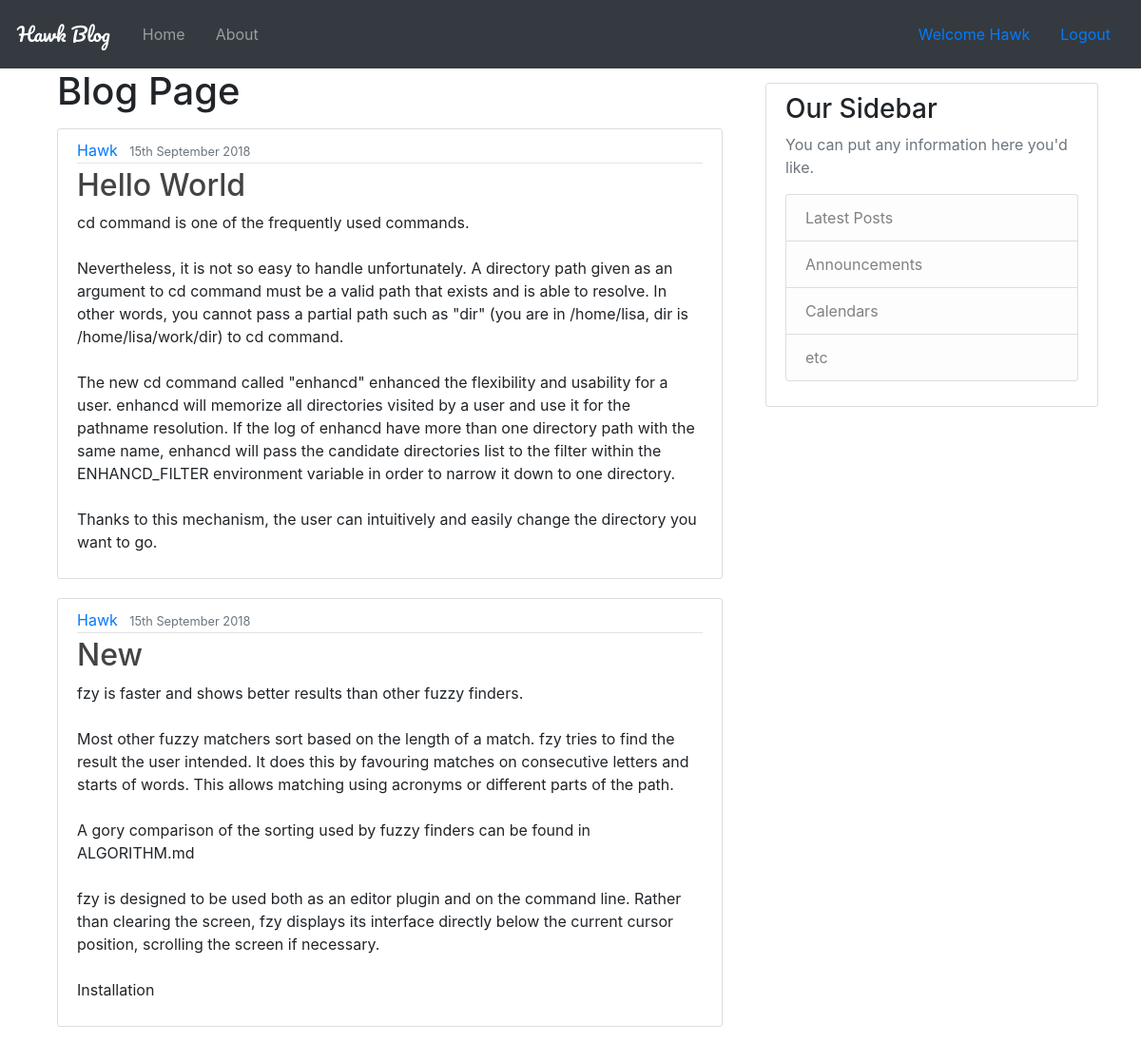
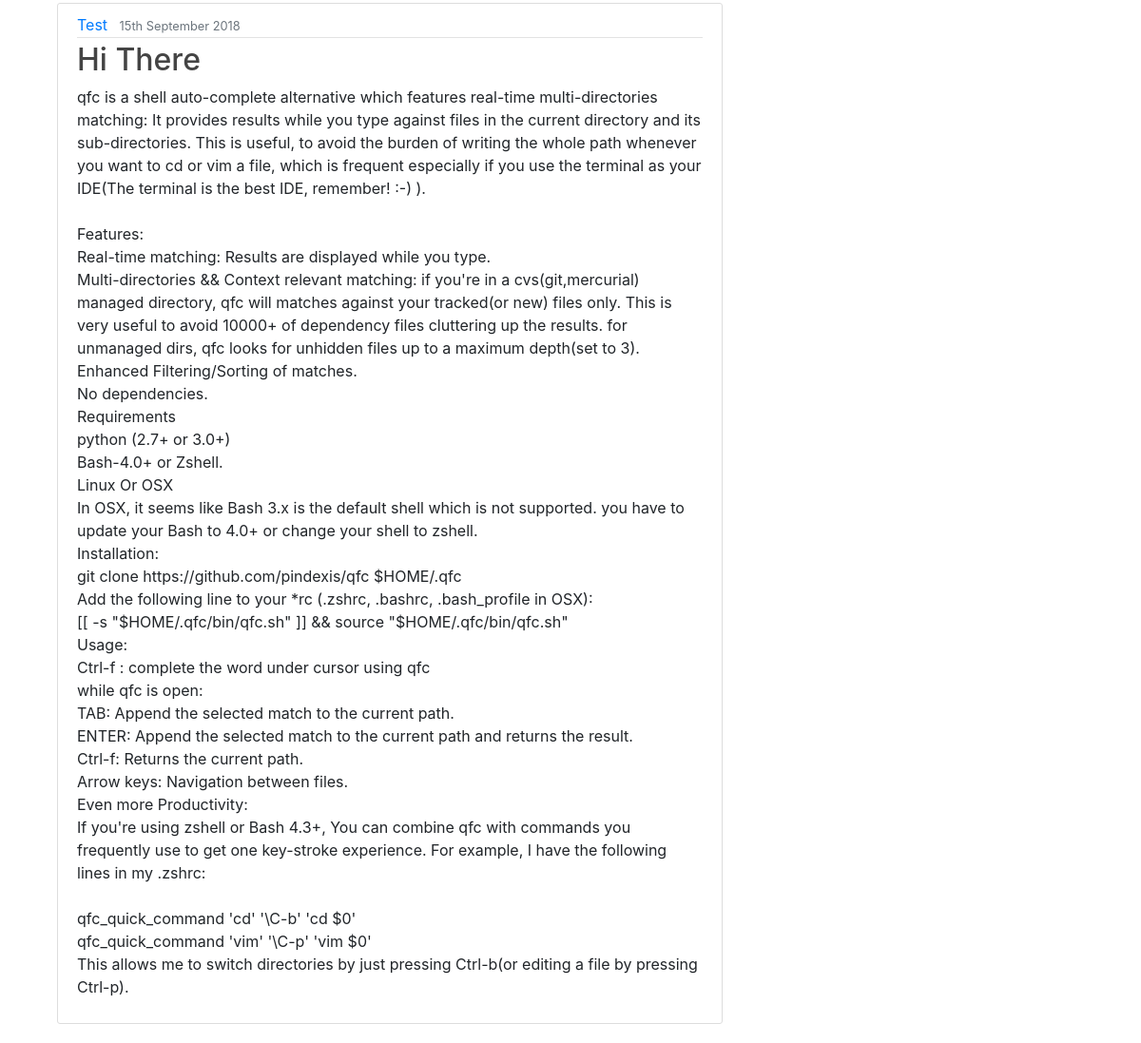
Page /blog/ (signed in) on the committed database (2 pictures, top to bottom).
### blog/models.py (models this page shows, shortened)
class Post(models.Model):
    title = models.CharField(max_length=100)
    content = models.TextField()
    date_posted = models.DateTimeField(default=timezone.now)
    author = models.ForeignKey(User, on_delete=models.CASCADE)

### blog/views.py (the view)
# urls.py: path('', views.index, name='blog-home'),
def index(request):
    my_dict = {'insert_me': "Welcome TO Blog Page"}
    get_ip(request)
    return render(request, 'blog/index.html', context=insert)

### blog/views.py (called while the page is built)
def get_ip(request):
    x_forwarded_for = request.META.get('HTTP_X_FORWARDED_FOR')
    if x_forwarded_for:
        ip = x_forwarded_for.split(',')[0]
    else:
        ip = request.META.get('REMOTE_ADDR')
    print(ip)
    return ip

### templates/blog/index.html
{%extends "blog/base.html"%}
{%block qp%}
<div class='container'>
    <h1>Blog Page</h1>
    <div>
    {%for i in posts%}
          <article class="media content-section">
          <div class="media-body">
            <div class="article-metadata">
              <a class="mr-2" href="#">{{ i.author|title }}</a>
              <small class="text-muted">{{ i.date_posted|date:"jS F Y"}}</small>
            </div>
            <h2><a class="article-title" href="#">{{ i.title|title }}</a></h2>
            <p class="article-content">{{ i.content }}</p>
          </div>
        </article>
    {% endfor %}
    </div>
</div>
{%endblock qp%}

### templates/blog/base.html (shortened to what this page needs)
<!DOCTYPE html>
{% load static %}
<html>
<head>
<link rel="stylesheet" href="{% static "/css/main.css" %}">
    <nav class="navbar navbar-expand-md navbar-dark fixed-top bg-dark">
      <a class="navbar-brand md-4" href='/'>
        <h7 id='Nav_title'>Hawk Blog</h7>
      </a>
      <div class="collapse navbar-collapse" id="navbarCollapse">
        <ul class="navbar-nav mr-auto">
          <li class="nav-item nav-link">
            <a class="nav-link" href="{%url 'blog-home'%}">Home <span class="sr-only">(current)</span></a>
          </li>
          <li class="nav-item nav-link">
            <a class="nav-link" href="{%url 'blog-about'%}">About</a>
          </li>
        </ul>
        {% if user.is_authenticated %}
          <a class="nav-item nav-link" href="{% url 'profile'%}">Welcome {{user.username|title}} </a>
          <a class="nav-item nav-link" href="{% url 'logout'%}">Logout</a>
        {%else%}
          <a class="nav-item nav-link" href="{% url 'login'%}">Login</a>
          <a class="nav-item nav-link" href="{%url 'user-register'%}">Sign up</a>
        {% endif %}
      </div>
    </nav>
<link rel="stylesheet" href="https://stackpath.bootstrapcdn.com/bootstrap/4.1.3/css/bootstrap.min.css">
</head>
<body>
<br>
<br>
<br>
<main role="main" class="container">
  <div class="row">
    <div class="col-md-8">
      {% block qp %}{% endblock %}
    </div>
    <div class="col-md-4">
      <div class="content-section">
        <h3>Our Sidebar</h3>
        <p class='text-muted'>You can put any information here you'd like.
          <ul class="list-group">
            <li class="list-group-item list-group-item-light">Latest Posts</li>
            <li class="list-group-item list-group-item-light">Announcements</li>
            <li class="list-group-item list-group-item-light">Calendars</li>
            <li class="list-group-item list-group-item-light">etc</li>
          </ul>
        </p>
      </div>
    </div>
  </div>
</main>
</body>
</html>

### static/css/main.css (style rules this page uses)
body { background: #fafafa; color: #333333; }
h1, h2, h3, h4, h5, h6 { color: #444444; }
ul { margin: 0; }
.content-section { background: #ffffff; padding: 10px 20px; border: 1px solid #dddddd; border-radius: 3px; margin-bottom: 20px; margin-top:15px; }
.article-title { color: #444444; }
.article-content { white-space: pre-line; }
.article-metadata { padding-bottom: 1px; margin-bottom: 4px; border-bottom: 1px solid #e3e3e3 }
#Nav_title { color:white; font-family: 'Pacifico', cursive; margin:2px; }

### rows in the picture
Post: author "Hawk", date_posted "15th September 2018", title "Hello World", content "cd command is one of the frequently used commands. Nevertheless, it is not so easy to handle unfortunately. A directory path given as an argument to cd command must be a valid path that exists and is able to resolve. In other words, you cannot pass a partial path such as \"dir\" (you are in /home/lisa, dir is /home/lisa/work/dir) to cd command. The new cd command called \"enhancd\" enhanced the flexibility and usability for a user. enhancd will memorize all directories visited by a user and use it for the pathname resolution. If the log of enhancd have more than one directory path with the same name, enhancd will pass the candidate directories list to the filter within the ENHANCD_FILTER…"
Post: author "Hawk", date_posted "15th September 2018", title "New", content "fzy is faster and shows better results than other fuzzy finders. Most other fuzzy matchers sort based on the length of a match. fzy tries to find the result the user intended. It does this by favouring matches on consecutive letters and starts of words. This allows matching using acronyms or different parts of the path. A gory comparison of the sorting used by fuzzy finders can be found in ALGORITHM.md fzy is designed to be used both as an editor plugin and on the command line. Rather than clearing the screen, fzy displays its interface directly below the current cursor position, scrolling the screen if necessary. Installation"
Post: author "Test", date_posted "15th September 2018", title "Hi There", content "qfc is a shell auto-complete alternative which features real-time multi-directories matching: It provides results while you type against files in the current directory and its sub-directories. This is useful, to avoid the burden of writing the whole path whenever you want to cd or vim a file, which is frequent especially if you use the terminal as your IDE(The terminal is the best IDE, remember! :-) ). Features: Real-time matching: Results are displayed while you type. Multi-directories && Context relevant matching: if you're in a cvs(git,mercurial) managed directory, qfc will matches against your tracked(or new) files only. This is very useful to avoid 10000+ of dependency files cluttering…"

### other values in the picture
{{ user.username|title }} "Hawk"
